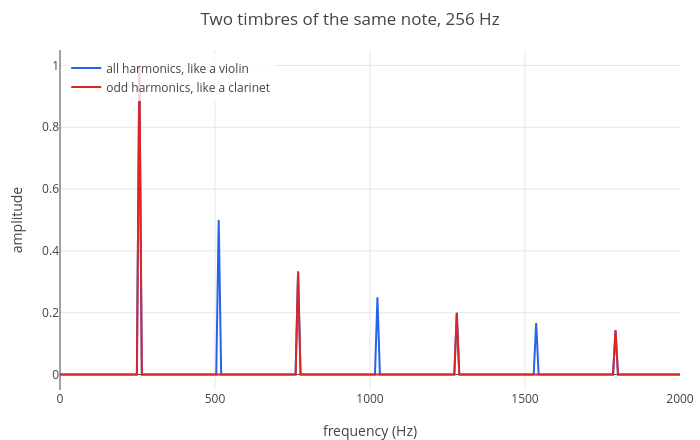

The code cell stored with this chart in its notebook:
### Markdown cell above
## 2. Timbre: the mix of harmonics

A plucked or bowed string, or the air in a pipe, vibrates at all its harmonics at once (lesson 3). How strong each one
is gives the instrument its colour, or **timbre**. Build two notes on 256 Hz (the scientist's middle C): one with all
harmonics falling like $1/n$, bright like a bowed string, and one with odd harmonics only, like a clarinet, whose tube
is closed at one end (exercise 6 of lesson 3).

### Code cell
bright = 0; hollow = 0;
for n in 1:7
  bright = bright + sin(2*pi*256*n*tt)/n;
  if mod(n, 2) == 1
    hollow = hollow + sin(2*pi*256*n*tt)/n;
  end
end
Hb = band(F, abs(fft(bright))/(N/2), 0, 2000);
Hh = band(F, abs(fft(hollow))/(N/2), 0, 2000);
p = plot(Hb(1), Hb(2));
p = show(p, plot(Hh(1), Hh(2)));
p = legend(p, "all harmonics, like a violin", "odd harmonics, like a clarinet");
labels(title(p, "Two timbres of the same note, 256 Hz"), "frequency (Hz)", "amplitude")

### Figure 1 — Plotly figure (JSON) as saved in the notebook; plotly's stock layout.template omitted (floating-point values rounded to 4 significant figures; data arrays with more than 128 entries replaced by an {"elided": "..."} marker saying what was removed)
{"data": [{"line": {"color": "#2563eb", "width": 2}, "mode": "lines", "name": "all harmonics, like a violin", "type": "scatter", "x": {"elided": "252 int values"}, "y": {"elided": "252 float values"}}, {"line": {"color": "#dc2626", "width": 2}, "mode": "lines", "name": "odd harmonics, like a clarinet", "type": "scatter", "x": {"elided": "252 int values"}, "y": {"elided": "252 float values"}}], "layout": {"height": 440, "legend": {"bgcolor": "rgba(255,255,255,0.8)", "x": 0.01, "xanchor": "left", "y": 0.99, "yanchor": "top"}, "margin": {"b": 50, "l": 60, "r": 20, "t": 50}, "showlegend": true, "title": {"text": "Two timbres of the same note, 256 Hz"}, "width": 700, "xaxis": {"title": {"text": "frequency (Hz)"}, "zeroline": true}, "yaxis": {"range": [-0.05, 1.05], "title": {"text": "amplitude"}, "zeroline": true}}}
